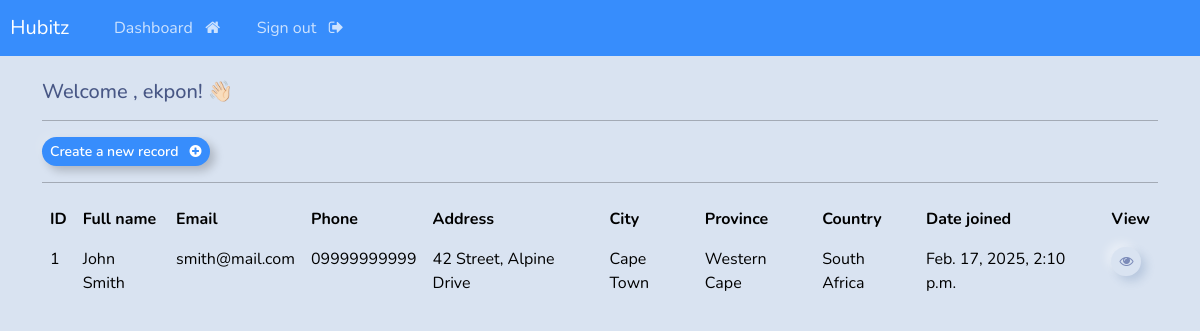
The page /dashboard (signed in) on the database its author committed.
### webapp/models.py (models this page shows, shortened)
class Record(models.Model):
    creation_date = models.DateTimeField(auto_now_add=True)
    first_name = models.CharField(max_length=100)
    last_name = models.CharField(max_length=100)
    email = models.CharField(max_length=225)
    phone = models.CharField(max_length=20)
    address = models.CharField(max_length=300)
    city = models.CharField(max_length=255)
    province = models.CharField(max_length=200)
    country = models.CharField(max_length=125)

### webapp/views.py (the view)
# urls.py: path('dashboard', views.dashboard, name="dashboard"),
@login_required(login_url='my-login')
def dashboard(request):
    my_records = Record.objects.all()
    context = {'records': my_records}
    return render(request, 'webapp/dashboard.html', context=context)

### webapp/templates/webapp/dashboard.html
{% extends 'webapp/base.html' %}
{% block content %}
    <h5> Welcome , {{user}}! 👋🏻 </h5>
    <hr class="w-90 mx-auto my-3" style="border-top: 1px solid #000;">
    <a class="btn btn-outline-primary btn-sm" href="{% url 'create-record' %}">
        Create a new record &nbsp; <i class="fa fa-plus-circle" aria-hidden="true"></i>
    </a>
    <hr class="w-90 mx-auto my-3" style="border-top: 1px solid #000;">
    <table class="table table-blue table-hover table-boardered">
            <thead class="table-blue">
                <tr>
                    <th scope="col"> ID </th>
                    <th scope="col"> Full name </th>
                    <th scope="col"> Email </th>
                    <th scope="col"> Phone </th>
                    <th scope="col"> Address </th>
                    <th scope="col"> City </th>
                    <th scope="col"> Province </th>
                    <th scope="col"> Country </th>
                    <th scope="col"> Date joined </th>
                    <th scope="col"> View </th>
                </tr>
            </thead>
            <tbody>
            {% if records %}
                {% for record in records %}
                <tr>
                    <td> {{record.id}} </td>
                    <td> {{record.first_name}} {{record.last_name}} </td>
                    <td> {{record.email}} </td>
                    <td> {{record.phone}} </td>
                    <td> {{record.address}} </td>
                    <td> {{record.city}} </td>
                    <td> {{record.province}} </td>
                    <td> {{record.country}} </td>
                    <td> {{record.creation_date}} </td>
                    <td> <a class="btn btn-success btn-sm" href="{% url 'record' record.id %}"> <i class="fa fa-eye" aria-hidden="true"></i> </a></td>
                </tr>
                {% endfor %}
            {% endif %}
            </tbody>
    </table>
{% endblock %}

### rows shown on the page
Record: id "1", first_name "John", last_name "Smith", email "smith@mail.com", phone "09999999999", address "42 Street, Alpine Drive", city "Cape Town", province "Western Cape", country "South Africa", creation_date "Feb. 17, 2025, 2:10 p.m."

### other values the page prints
{{ user }} "ekpon"
